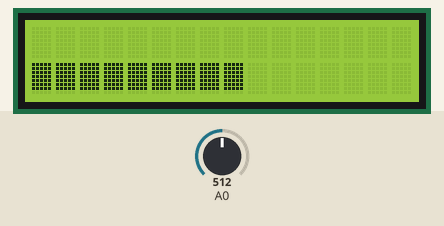
Recording of a sketch running on a simulated Arduino Uno, built with avr-gcc and run on an emulated ATmega328P. Shown: 16×2 character LCD. The inputs (shaded band) are chosen by the test bench; at power-on: A0 = 512.

Above: at 1.2 s.
1.3 s: A0 set to 716
At 1.71 s:
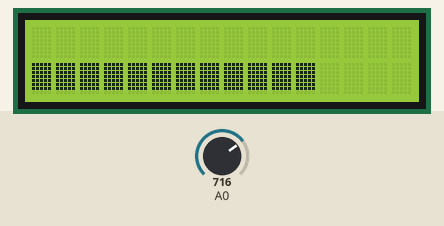
3.8 s: A0 set to 900
At 4.19 s:
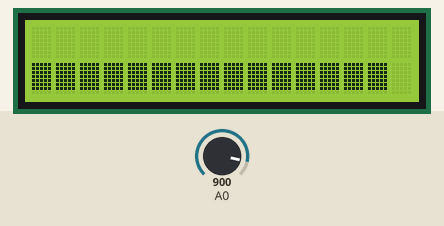
6.7 s: A0 set to 1023
At 7.09 s:
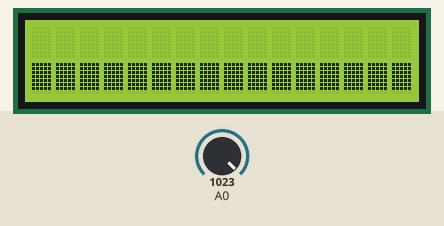
9.6 s: A0 set to 511
At 10.0 s:
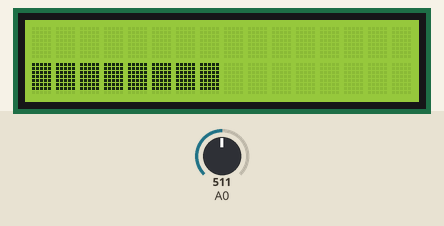
12.5 s: A0 set to 306
At 12.87 s:
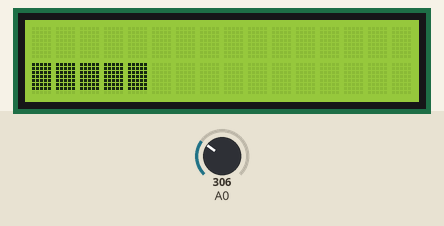
15.4 s: A0 set to 122
At 15.74 s:
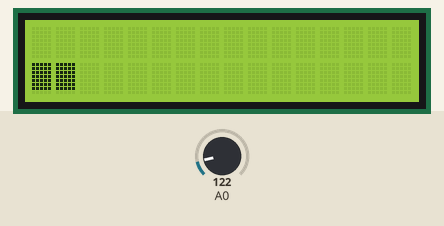

The sketch:

EjercicioNum3.ino
```cpp
#include <LiquidCrystal.h>
LiquidCrystal lcd(12, 11, 5, 4, 3, 2);

int valor;

byte Full[8] = {
  B11111,  B11111,  B11111,  B11111,  B11111,  B11111,  B11111
};

void setup() {
  lcd.begin(16, 2);
}

void loop() {
  valor = analogRead(A0);
  valor = map (valor, 0, 1023,0,16);

  lcd.createChar(1,Full);
  for (int i=0; i<=valor; i++){
    lcd.setCursor(i,1);
    lcd.write(1);
  }
  delay(200);
  lcd.clear();
}
```

Measured:
- after the input at 1.3 s, the display: first differs from a run without the input after 0.21 s (image 1)
- after the input at 3.8 s, the display: first differs from a run without the input after 0.19 s (image 2)
- after the input at 6.7 s, the display: first differs from a run without the input after 0.19 s (image 3)
- after the input at 9.6 s, the display: first differs from a run without the input after 0.20 s (image 4)
- after the input at 12.5 s, the display: first differs from a run without the input after 0.17 s (image 5)
- after the input at 15.4 s, the display: first differs from a run without the input after 0.14 s (image 6)
- what the display in image 0 shows lasts 0.4 s, from 0.9 s to 1.3 s
